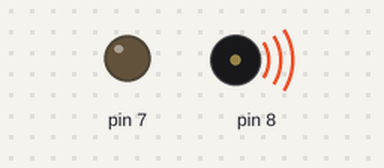
Recording of a sketch running on a simulated Arduino Uno, built with avr-gcc and run on an emulated ATmega328P. Shown: output pins drawn as LEDs (lit = HIGH), buzzer (waves = sounding).

Above: at 0.5 s.
Timing chart, 0 to 4.6 s (numbered marks = the images above):
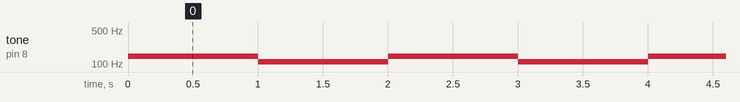

The sketch:

Hey_there_d.ino
```cpp
void setup()
{
}

int ReadSens_and_Condition(){

}

void loop(){
  #define delayTime 1000
  #define dString 146.83
  #define aString 110.00


  pinMode(8,OUTPUT);
  pinMode(7,OUTPUT);


  tone(8,dString);
  delay(delayTime);
  tone(8,aString);
//  noTone(8);
  delay(delayTime);


//  for(int i=200;i<=800;i++){ //Increase the frequency from 200HZ to 800HZ in a loop{
//  pinMode(8,OUTPUT);
//  tone(8,i); //Output frequency on port 8 delay(5); //This frequency ismaintained for 5 milliseconds
//  }
//  delay(4000); //Hold for 4 seconds at the highest frequency
//
//
//  for(int i=800;i>=200;i--)
//    {
//      pinMode(8,OUTPUT);
//      tone(8,i);
//      delay(10);
//    }
}
```

Measured:
- by itself, tone on pin 8: alternates 146 Hz for 1.0 s and 110 Hz for 1.0 s
